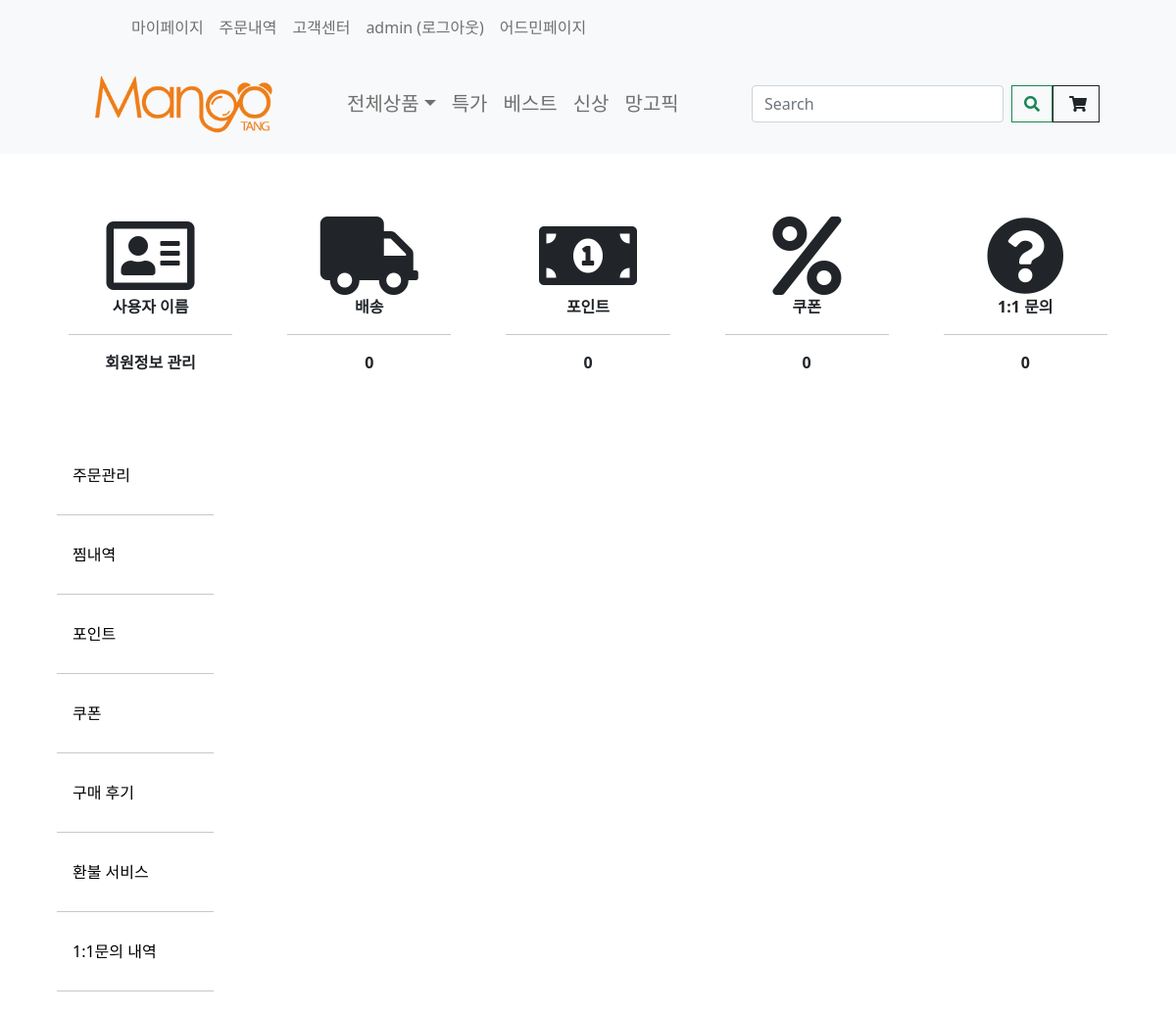
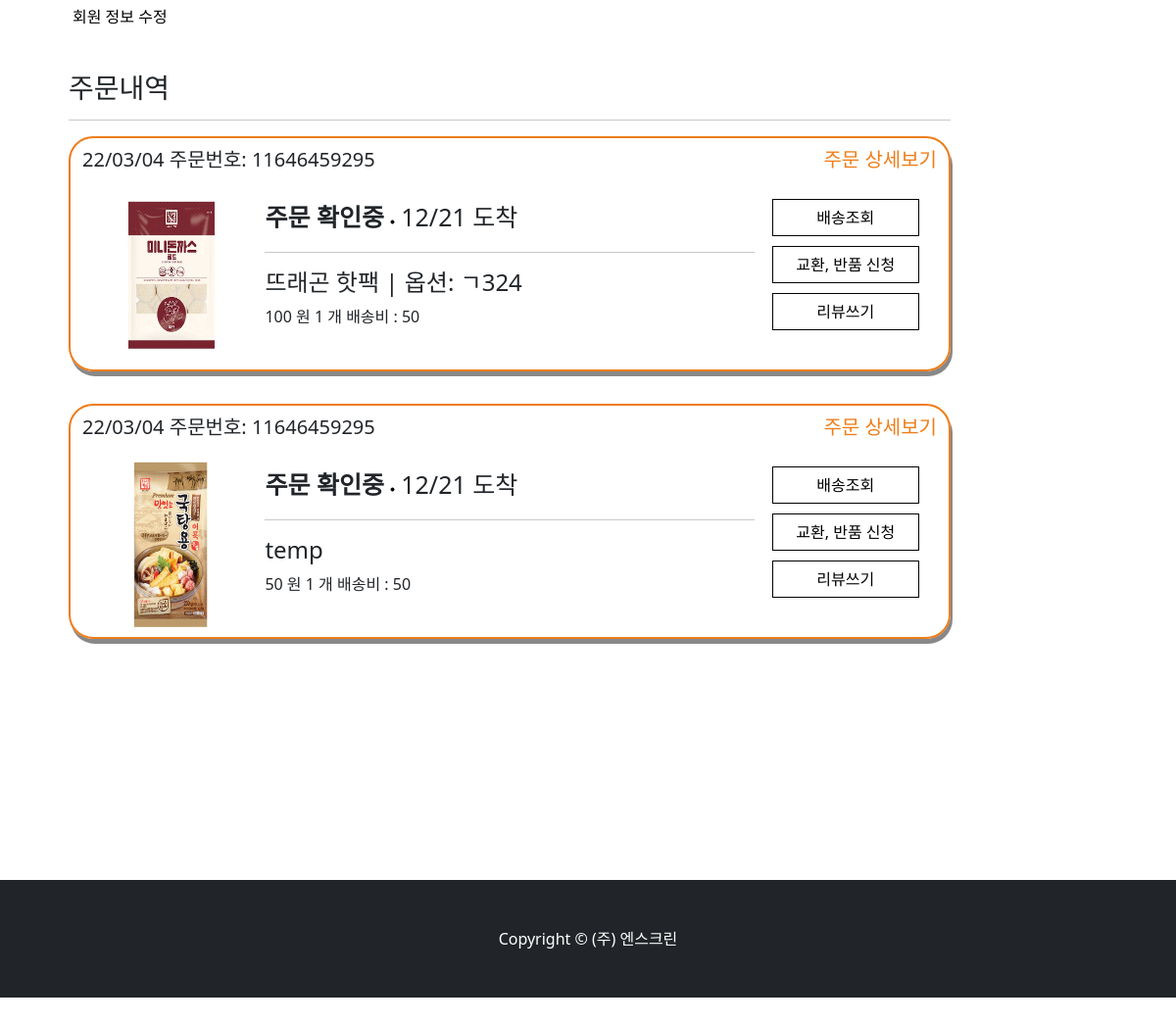
Screenshot of /mypage/orderhistory/ (signed in) with the database file from the repository (2 pictures, top to bottom).
### store/models.py (models this page shows, shortened)
class OrderItem(models.Model):
    product = models.ForeignKey(Product, on_delete=models.SET_NULL, null=True)
    order = models.ForeignKey(Order, on_delete=models.SET_NULL, null=True, blank=True)
    orderHistory = models.ForeignKey(OrderHistory, on_delete=models.SET_NULL, null=True)
    deliver_state = models.CharField(max_length=200, null=True, blank=True)
    quantity = models.IntegerField(default=0, null=True, blank=True)
    date_added = models.DateTimeField(auto_now_add=True)
    item_option_bool = models.BooleanField(default=False, blank=False, null=True)
    @property
    def get_all_option_name(self):
        orderOptions = self.orderitemoption_set.all()  # 해당 order의 자식 가져와서
        data = ""
        for name in orderOptions:
            data += name.get_option_name +", "
        data = data.strip(', ')
        return data
    @property #배송비
    def get_delivery_price(self):
        return self.product.shipment_price
    @property #옵션 포함 가격
    def get_all_total(self):
        total = self.product.price_discount * self.quantity
        orderOptions = self.orderitemoption_set.all()  # 해당 order의 자식 가져와서
        total += sum([item.get_total for item in orderOptions])  # 다더함함
        return total

class OrderHistory(models.Model):
    customer = models.ForeignKey(Customer, on_delete=models.SET_NULL, null=True, blank=True)
    order_name = models.CharField(max_length=200, null=True, blank=True)
    date_ordered = models.DateTimeField(auto_now_add=True)
    date_completed = models.DateTimeField(null=True, blank=True)
    track_number = models.IntegerField(null=True, blank=True)
    payment_state = models.BooleanField(default=False)
    shipping_fee = models.IntegerField(null=True, blank=True)
    order_number = models.IntegerField(null=True, blank=True)
    email = models.EmailField(null=True,blank=True)
    total_fee = models.IntegerField(null=True, blank=True)
    post_code = models.CharField(max_length=200, null=True, blank=True)
    recipent_address1 = models.CharField(max_length=200, null=False)
    recipent_address2 = models.CharField(max_length=200, null=False)
    recipent_number = models.CharField(max_length=50, null=False)
    recipent_name = models.CharField(max_length=50, null=False)
    order_request = models.CharField(max_length=100, null=False)
    orderer_number = models.CharField(max_length=100, null=False)
    orderer_name = models.CharField(max_length=100, null=False)
    receipt_url = models.CharField(max_length=500, null=True,blank=True)
    status = models.CharField(max_length=100, null=True,blank=True)
    emb_pg_provider = models.CharField(max_length=100, null=True,blank=True)
    imp_uid = models.CharField(max_length=100, null=True,blank=True)
    pay_method = models.CharField(max_length=100, null=True,blank=True)

class Product(models.Model):
    product_name = models.CharField(max_length=200)
    price = models.FloatField(null=False, blank=False)
    image_detail = models.ImageField(null=True, blank=True)
    image_title = models.ImageField(null=True, blank=True)
    image_introduce = models.ImageField(null=True, blank=True)
    seller_code = models.CharField(max_length=50, null=False, blank=False)
    price_discount = models.FloatField(null=True)
    discount = models.IntegerField(null=True)
    stock = models.IntegerField()
    first_title = models.CharField(max_length=200)
    second_title = models.CharField(max_length=200)
    shipment_price = models.IntegerField(blank=True)
    hash_tag = models.CharField(max_length=200)
    option_bool = models.BooleanField(default=False, blank=False, null=True)
    collection_tag = models.CharField(max_length=200, null=True)
    item_company = models.CharField(null=False, max_length=200)
    product_status = models.BooleanField(default=False, blank=False, null=True)

class OrderItemOption(models.Model):
    order_item_option = models.ForeignKey(OrderItem, on_delete=models.CASCADE, null=True)
    product_option = models.ForeignKey(ProductOption, on_delete=models.CASCADE, null=True)
    quantity = models.IntegerField(default=0, null=True, blank=True)
    @property
    def get_option_name(self):
        return self.product_option.option_name
    @property
    def get_total(self):
        total = self.product_option.option_price * self.quantity
        return total

class ProductOption(models.Model):
    product = models.ForeignKey(Product, on_delete=models.CASCADE, null=True)
    option_name = models.CharField(max_length=200)
    option_seller_code = models.CharField(max_length=50, null=False, blank=False)
    option_price = models.FloatField(null=False, blank=False)
    option_stock = models.IntegerField()
    option_status = models.BooleanField(default=False, blank=False, null=True)

### store/views.py (the view)
# urls.py: path('mypage/orderhistory/', views.orderhistory, name="orderhistory"),
@login_required(login_url='/login')
def orderhistory(request):
    customer = request.user.customer
    orderHistory = OrderHistory.objects.filter(customer=customer)
    orderItem = []
    for order in orderHistory:
        orderItem += order.orderitem_set.all()
    context = {'orderHistory': orderHistory, 'orderItem': orderItem}
    return render(request, 'mypage/orderhistory.html', context)

### store/templates/mypage/orderhistory.html (shortened to what this page needs)
{% extends 'store/mypage.html' %}
{% load static %}
{% block mypage %}
    <div class="container" style=" height: 90rem">
        <div class="item">
            <h3>주문내역</h3>
            <hr>
        </div>
        {% for item in orderItem %}
            {% if item.deliver_state != "refunded" %}
                <div class=" container" id="rcorners2" style=" height: 15rem;">
                    <div class="item" style="padding-top: 10px">
                        <div><h5>{{ item.orderHistory.date_completed | date:'y/m/d' }}
                            주문번호: {{ item.orderHistory.order_number }} <a class="orderlist-detail"
                                                                          href="{% url 'orderdetail' %}"
                                                                          style="float: right">주문 상세보기</a></h5>
                        </div>
                    </div>
                    <div class="item" style="padding: 10px; height: 200px">
                        <div class="container-orderlist" style="flex-direction: row;">
                            <div class="item-orderlist-picture">
                                <img style="width: 160px; height: 180px"
                                     src={{ item.product.image_title.url }}  alt="..."/>
                            </div>
                            <div class="item-orderlist-info" style=" margin: 10px;">
                                <span style="font-size: 25px; "><b>주문 확인중</b></span>
                                <span><img src="{% static 'images/dot.png' %}" width="9" height="9"></span>
                                <span style="font-size: 25px; padding-bottom: 5px">12/21 도착 </span>
                                <hr>
                                {% if item.item_option_bool == True %}
                                    <h4>{{ item.product.product_name }} | 옵션: {{ item.get_all_option_name }}</h4>
                                {% else %}
                                    <h4>{{ item.product.product_name }}</h4>
                                {% endif %}
                                <span>{{ item.get_all_total | floatformat:0 }} 원 <span> {{ item.quantity }} 개</span> 배송비 : {{ item.get_delivery_price }}</span>
                            </div>
                            <div class="item-orderlist-button">
                                <div class="center-orderlist-option">
                                    <a class="nav-link-mypage btn"
                                       style="border-style: groove; border-color: black; width: 150px" href="/">배송조회</a>
                                </div>
                                <div class="center-orderlist-option">
                                    <a class="nav-link-mypage btn"
                                       style="border-style: groove; border-color: black; width: 150px"
                                       href="{% url 'cs' item.orderHistory.order_number item.product.seller_code %} ">교환,
                                        반품 신청</a>
                                </div>
                                <div class="center-orderlist-option">
                                    <a class="nav-link-mypage btn"
                                       style="border-style: groove; border-color: black; width: 150px" href="/">리뷰쓰기</a>
                                </div>
                            </div>
                        </div>
                    </div>
                </div>
            {% endif %}
        {% endfor %}
    </div>
{% endblock mypage %}

### store/templates/store/navbar.html (shortened to what this page needs)
{% load static %}
<nav class="navbar navbar-expand-lg navbar-light bg-light">
    <div class="bg-light container px-4 px-lg-5">
        <ul class="navbar-nav me-auto mb-2 mb-lg-0 ms-lg-5" style="">
            <li class="nav-item"><a href="{% url 'orderhistory' %}"
                                    class="nav-link dropdown-menu-size-customer">마이페이지</a></li>
            <li class="nav-item"><a href="{% url 'orderhistory' %}"
                                    class="nav-link dropdown-menu-size-customer">주문내역</a></li>
            <li class="nav-item"><a href="{% url 'faq' %}"
                                    class="nav-link dropdown-menu-size-customer">고객센터</a></li>
            {% if user.is_authenticated %}
                <a class="nav-link" href="{% url 'logout' %}">{{ user.username }} (로그아웃)</a>
            {% else %}
                <li class="nav-item"><a href="{% url 'login' %}" class="nav-link dropdown-menu-size-customer">로그인</a>
                </li>
            {% endif %}
            {% if user.is_superuser %}
                        <a class="nav-link" href={% url 'admin:index' %}>어드민페이지</a>
            {% endif %}
        </ul>
    </div>
</nav>
<nav class="navbar navbar-expand-lg navbar-light bg-light">
    <div class="container px-4 px-lg-5">
        <a href="{% url 'store' %}">
            <img src="{% static 'nscreen_logo/4_망고땡_로고 (영문).png' %}" width="220" alt="망고땡몰">
        </a>
        <div class="collapse navbar-collapse" id="navbarSupportedContent">
            <ul class="navbar-nav me-auto mb-2 mb-lg-0 ms-lg-5">
                <li class="nav-item dropdown">
                    <a class="nav-link dropdown-toggle dropdown-menu-size" id="navbarDropdown" href="#" role="button"
                       data-bs-toggle="dropdown" aria-expanded="false">전체상품</a>
                </li>
                <li class="nav-item"><a class="nav-link dropdown-menu-size" href="#!">특가</a></li>
                <li class="nav-item"><a class="nav-link dropdown-menu-size" href="#!">베스트</a></li>
                <li class="nav-item"><a class="nav-link dropdown-menu-size" href="#!">신상</a></li>
                <li class="nav-item"><a class="nav-link dropdown-menu-size" href="#!">망고픽</a></li>
            </ul>
            <form class="d-flex">
                <button class="btn" type="submit"></button>
                <input class="form-control me-2" type="search" placeholder="Search" aria-label="Search">
                <button class="btn btn-outline-success" type="submit"><i class="fas fa-search"></i></button>
            </form>
            <a href="{% url 'cart' %}" class="nav-link-cart">
                <button class="btn btn-outline-dark" type="submit">
                    <i class="fas fa-shopping-cart"></i>
                </button>
            </a>
        </div>
    </div>
</nav>

### rows the page displays
OrderItem: orderHistory.date_completed "22/03/04", orderHistory.order_number "11646459295", product.image_title (picture), product.product_name "뜨래곤 핫팩", get_all_option_name "ㄱ324", get_all_total "100", quantity "1", get_delivery_price "50"
OrderItem: orderHistory.date_completed "22/03/04", orderHistory.order_number "11646459295", product.image_title (picture), product.product_name "temp", get_all_total "50", quantity "1", get_delivery_price "50"

### other values shown
{{ user.username }} "admin"
